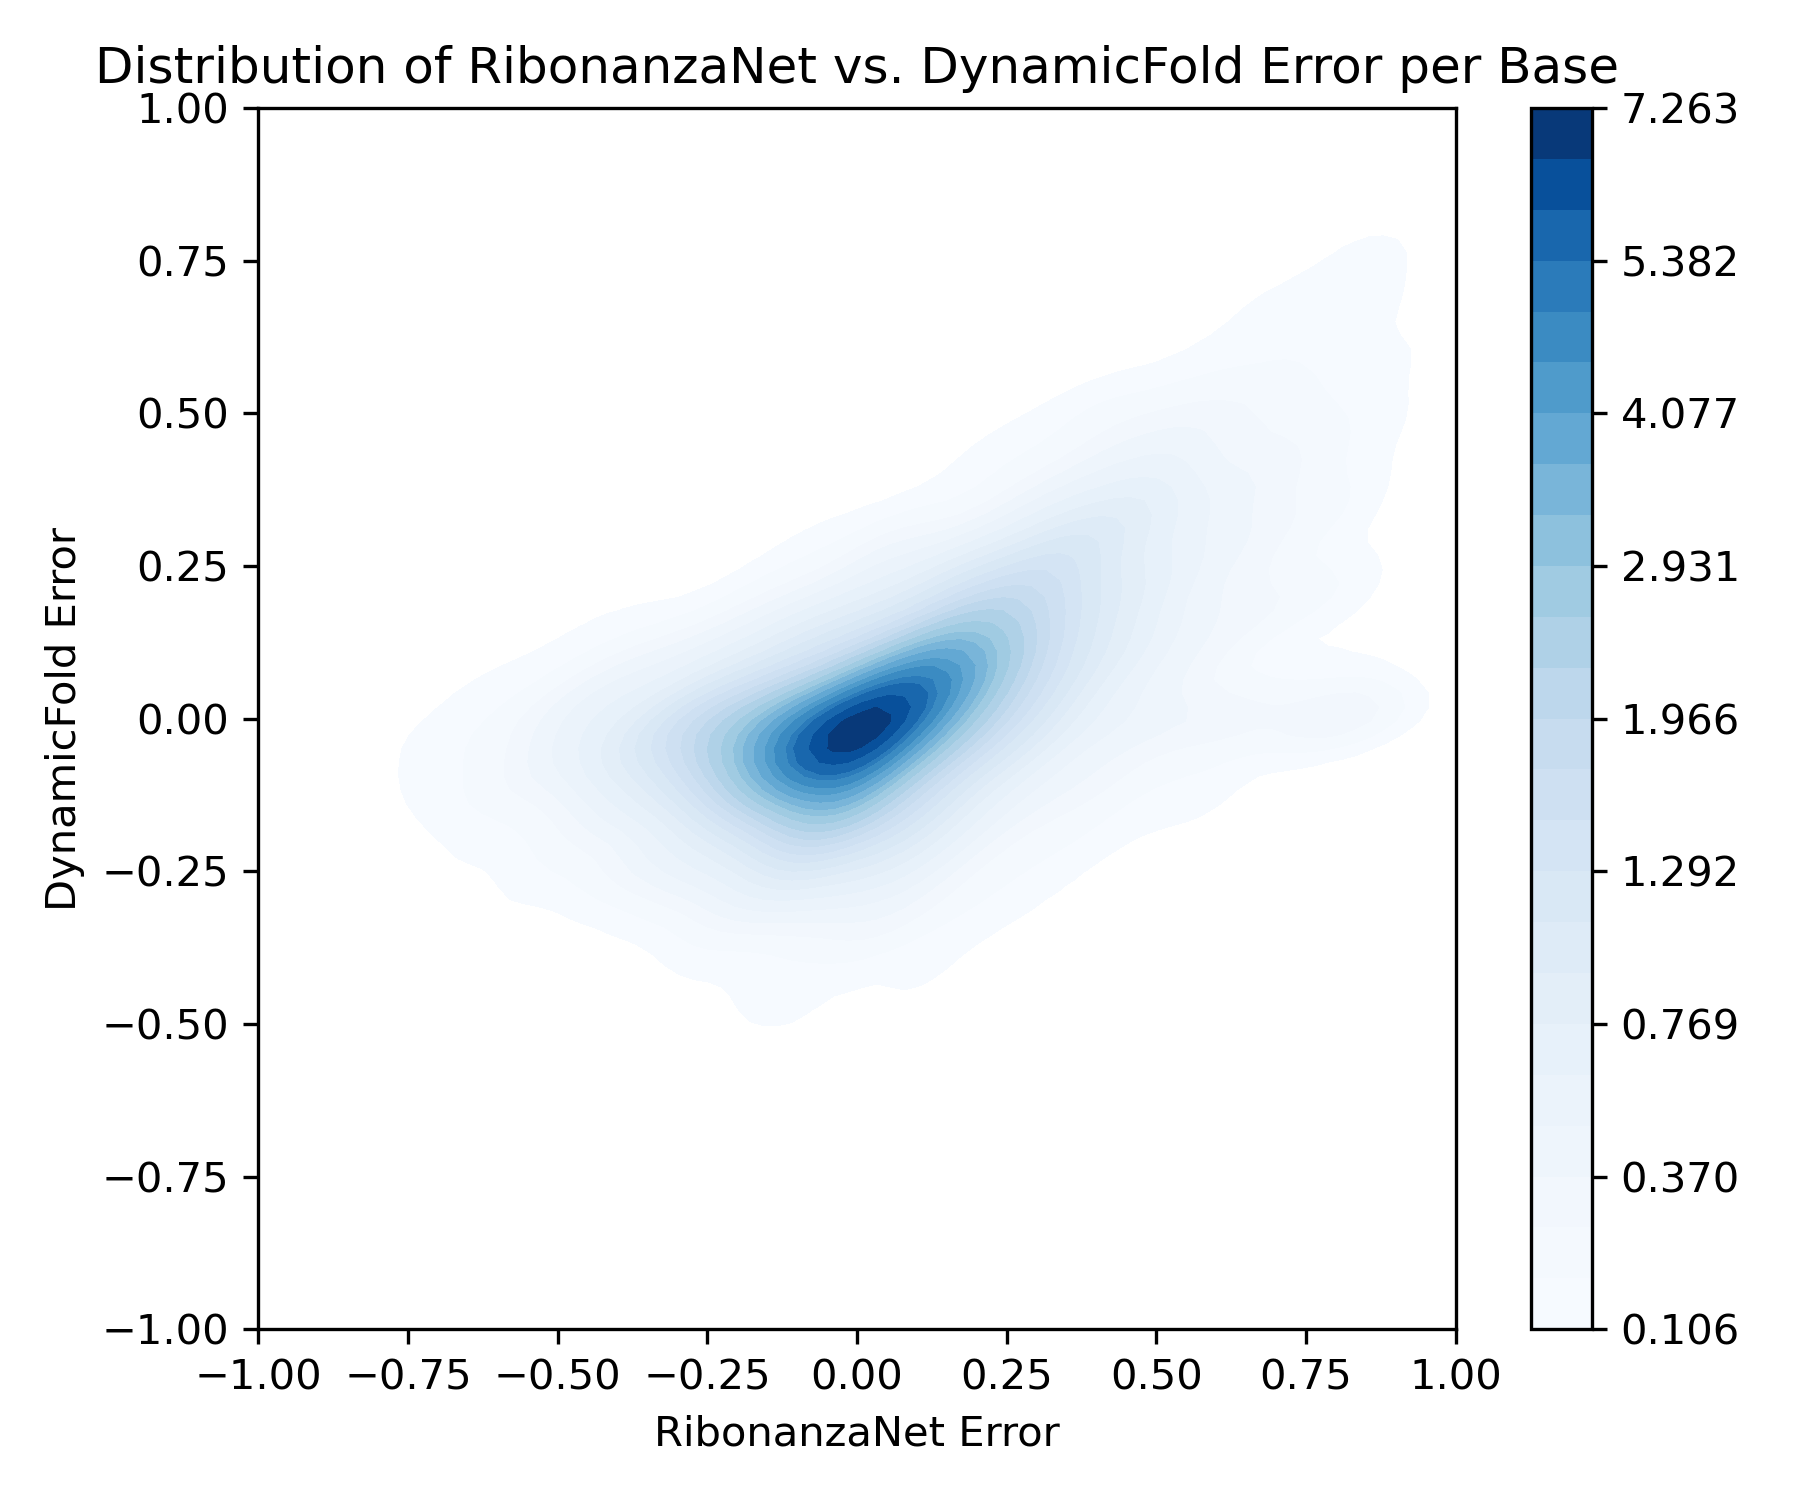

Recreate this plot in Python.
import matplotlib.pyplot as plt
import pandas as pd
import numpy as np
import seaborn as sns
import sys
import orjson

data_csv = sys.argv[1]
bootstrap_size = int(sys.argv[2])
levels = int(sys.argv[3])
grid_size = int(sys.argv[4])
output_plot = sys.argv[5]

data = pd.read_csv(data_csv)
dynamic_error = list()
static_error = list()
for _, row in data.iterrows():
    reactivity = np.array(orjson.loads(row["RT"]))
    dynamic_prediction = np.array(orjson.loads(row["Predictions"]))
    static_prediction = np.array(orjson.loads(row["RibonanzaNetPredictions"]))
    dynamic_error.extend((reactivity - dynamic_prediction).tolist())
    static_error.extend((reactivity - static_prediction).tolist())

indices = list(range(len(dynamic_error)))
indices = np.random.choice(indices, size=bootstrap_size, replace=True)
dynamic_sample = np.array(dynamic_error)[indices]
static_sample = np.array(static_error)[indices]

plt.figure(figsize=(6, 5), dpi=300)
sns.kdeplot(x=static_sample, y=dynamic_sample, fill=True, levels=levels, cbar=True, cmap=sns.color_palette("Blues", as_cmap=True), gridsize=grid_size)
plt.xlim((-1, 1))
plt.ylim((-1, 1))
plt.xlabel("RibonanzaNet Error")
plt.ylabel("DynamicFold Error")
plt.title("Distribution of RibonanzaNet vs. DynamicFold Error per Base")
plt.tight_layout()
plt.savefig(output_plot)
